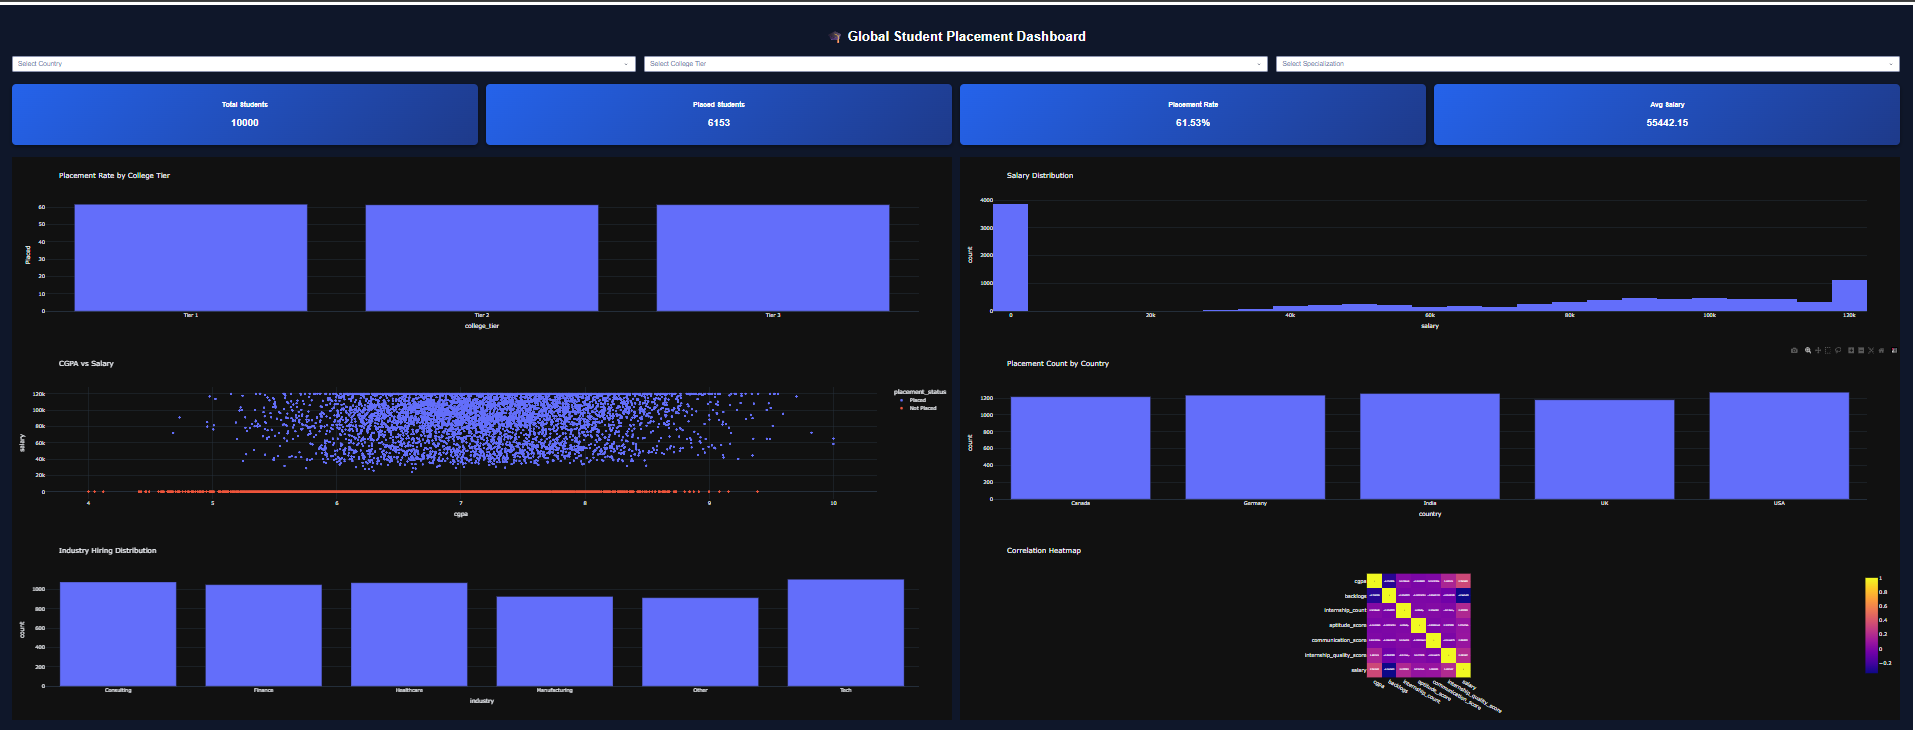

Python code for this plot:
import pandas as pd
import dash
from dash import dcc, html
from dash.dependencies import Input, Output
import plotly.express as px

# Load data
df = pd.read_csv("global_placement.csv")

app = dash.Dash(__name__)

# ---------------- Layout ----------------

app.layout = html.Div([

    html.H1(
        "🎓 Global Student Placement Dashboard",
        style={"textAlign":"center","color":"white","marginBottom":"30px"}
    ),

    # Filters
    html.Div([

        dcc.Dropdown(
            id="country_filter",
            options=[{"label":i,"value":i} for i in sorted(df["country"].unique())],
            placeholder="Select Country",
            multi=True
        ),

        dcc.Dropdown(
            id="tier_filter",
            options=[{"label":i,"value":i} for i in sorted(df["college_tier"].unique())],
            placeholder="Select College Tier",
            multi=True
        ),

        dcc.Dropdown(
            id="spec_filter",
            options=[{"label":i,"value":i} for i in sorted(df["specialization"].unique())],
            placeholder="Select Specialization",
            multi=True
        ),

    ], style={
        "display":"grid",
        "gridTemplateColumns":"1fr 1fr 1fr",
        "gap":"20px",
        "marginBottom":"30px"
    }),

    # KPI Cards
    html.Div([
        html.Div(id="total_students",className="card"),
        html.Div(id="placed_students",className="card"),
        html.Div(id="placement_rate",className="card"),
        html.Div(id="avg_salary",className="card")
    ], style={
        "display":"grid",
        "gridTemplateColumns":"repeat(4,1fr)",
        "gap":"20px",
        "marginBottom":"30px"
    }),

    # Row 1
    html.Div([
        dcc.Graph(id="tier_chart"),
        dcc.Graph(id="salary_chart")
    ], style={
        "display":"grid",
        "gridTemplateColumns":"1fr 1fr",
        "gap":"20px"
    }),

    # Row 2
    html.Div([
        dcc.Graph(id="cgpa_chart"),
        dcc.Graph(id="country_chart")
    ], style={
        "display":"grid",
        "gridTemplateColumns":"1fr 1fr",
        "gap":"20px"
    }),

    # Row 3
    html.Div([
        dcc.Graph(id="industry_chart"),
        dcc.Graph(id="heatmap_chart")
    ], style={
        "display":"grid",
        "gridTemplateColumns":"1fr 1fr",
        "gap":"20px"
    })

], style={
    "backgroundColor":"#0f172a",
    "padding":"30px",
    "fontFamily":"Arial"
})

# ---------------- Callback ----------------

@app.callback(

[
Output("total_students","children"),
Output("placed_students","children"),
Output("placement_rate","children"),
Output("avg_salary","children"),
Output("tier_chart","figure"),
Output("salary_chart","figure"),
Output("cgpa_chart","figure"),
Output("country_chart","figure"),
Output("industry_chart","figure"),
Output("heatmap_chart","figure"),
],

[
Input("country_filter","value"),
Input("tier_filter","value"),
Input("spec_filter","value")
]

)

def update_dashboard(country,tier,spec):

    dff = df.copy()

    if country:
        dff = dff[dff["country"].isin(country)]

    if tier:
        dff = dff[dff["college_tier"].isin(tier)]

    if spec:
        dff = dff[dff["specialization"].isin(spec)]

    # KPI
    total = len(dff)
    placed = (dff["placement_status"]=="Placed").sum()
    rate = round((placed/total)*100,2) if total>0 else 0
    salary = round(dff["salary"].mean(),2)

    card_style = {
        "background":"linear-gradient(135deg,#2563eb,#1e3a8a)",
        "padding":"20px",
        "borderRadius":"10px",
        "color":"white",
        "textAlign":"center",
        "boxShadow":"0 4px 10px rgba(0,0,0,0.4)"
    }

    card1 = html.Div([html.H4("Total Students"),html.H2(total)],style=card_style)
    card2 = html.Div([html.H4("Placed Students"),html.H2(placed)],style=card_style)
    card3 = html.Div([html.H4("Placement Rate"),html.H2(f"{rate}%")],style=card_style)
    card4 = html.Div([html.H4("Avg Salary"),html.H2(salary)],style=card_style)

    # Charts

    tier_rate = (
        dff.groupby("college_tier")["placement_status"]
        .value_counts(normalize=True)
        .unstack()["Placed"]*100
    ).reset_index()

    fig_tier = px.bar(
        tier_rate,
        x="college_tier",
        y="Placed",
        title="Placement Rate by College Tier",
        template="plotly_dark"
    )

    fig_salary = px.histogram(
        dff,
        x="salary",
        title="Salary Distribution",
        template="plotly_dark"
    )

    fig_cgpa = px.scatter(
        dff,
        x="cgpa",
        y="salary",
        color="placement_status",
        title="CGPA vs Salary",
        template="plotly_dark"
    )

    country_place = (
        dff[dff["placement_status"]=="Placed"]
        .groupby("country")
        .size()
        .reset_index(name="count")
    )

    fig_country = px.bar(
        country_place,
        x="country",
        y="count",
        title="Placement Count by Country",
        template="plotly_dark"
    )

    industry = (
        dff[dff["placement_status"]=="Placed"]
        .groupby("industry")
        .size()
        .reset_index(name="count")
    )

    fig_industry = px.bar(
        industry,
        x="industry",
        y="count",
        title="Industry Hiring Distribution",
        template="plotly_dark"
    )

    corr = dff.corr(numeric_only=True)

    fig_heatmap = px.imshow(
        corr,
        text_auto=True,
        title="Correlation Heatmap",
        template="plotly_dark"
    )

    return card1,card2,card3,card4,fig_tier,fig_salary,fig_cgpa,fig_country,fig_industry,fig_heatmap


# Run app
if __name__ == "__main__":
    app.run(debug=True)
